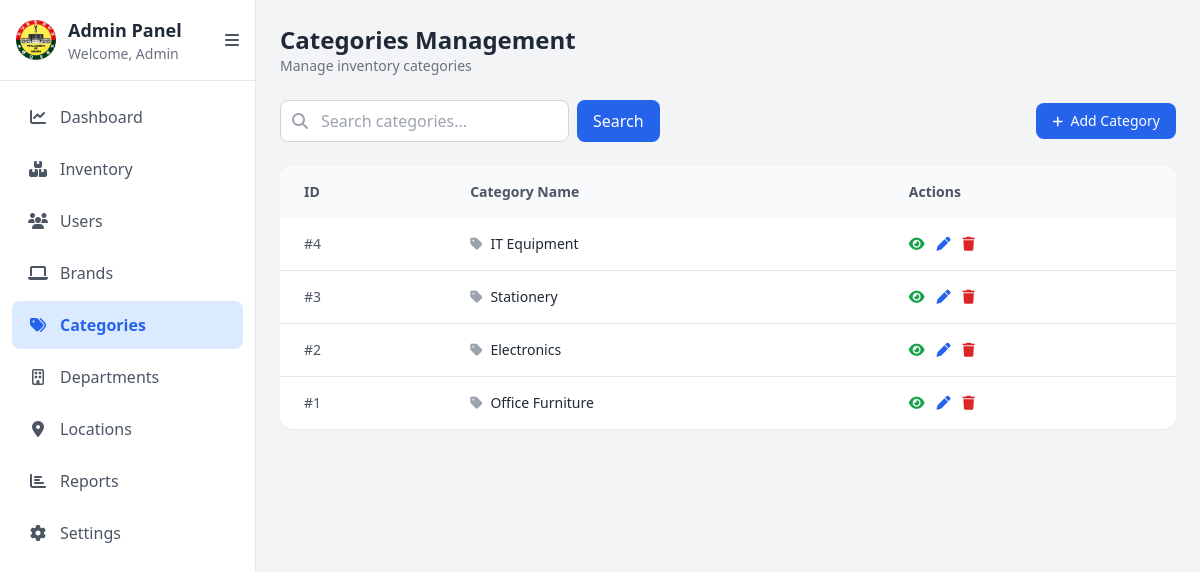
/categories.php, run on the app's committed database.
### tables this page shows
CREATE TABLE IF NOT EXISTS categories (
    id INT AUTO_INCREMENT PRIMARY KEY,
    category_name VARCHAR(100) NOT NULL,
    description TEXT,
    created_at TIMESTAMP DEFAULT CURRENT_TIMESTAMP
);

### categories.php (the view, shortened to what this page needs)
<?php
$db = new Database();
$conn = $db->getConnection();
$search = trim($_GET['search'] ?? '');
$page = max(1, (int) ($_GET['page'] ?? 1));
$perPage = 10;
$offset = ($page - 1) * $perPage;
$sql = "SELECT * FROM categories";
$params = [];
$types = "";
$sql .= " ORDER BY id DESC LIMIT ? OFFSET ?";
$params[] = $perPage;
$params[] = $offset;
$types .= "ii";
$stmt = $conn->prepare($sql);
$stmt->bind_param($types, ...$params);
$stmt->execute();
$result = $stmt->get_result();
$categories = $result->fetch_all(MYSQLI_ASSOC);
?>
<!DOCTYPE html>
<html lang="en">
<head>
    <script src="https://cdn.tailwindcss.com"></script>
    <link rel="stylesheet" href="https://cdnjs.cloudflare.com/ajax/libs/font-awesome/6.5.1/css/all.min.css">
</head>
<body class="bg-gray-100">
    <?php include 'sidebar.php'; ?>
    <main id="mainContent" class="p-6">
        <div class="flex justify-between items-center mb-6">
            <div>
                <h1 class="text-2xl font-bold text-gray-800">Categories Management</h1>
                <p class="text-gray-500 text-sm">Manage inventory categories</p>
            </div>
        </div>
        <div class="flex flex-wrap justify-between items-center gap-3 mb-6">
            <form class="flex gap-2" method="GET">
                <div class="relative">
                    <i class="fas fa-search absolute left-3 top-1/2 transform -translate-y-1/2 text-gray-400"></i>
                    <input name="search" value="<?= htmlspecialchars($search) ?>" placeholder="Search categories..."
                        class="pl-10 pr-4 py-2 border border-gray-300 rounded-lg focus:outline-none focus:ring-2 focus:ring-blue-500">
                </div>
                <button type="submit" class="px-4 py-2 bg-blue-600 text-white rounded-lg hover:bg-blue-700 transition">
                    Search
                </button>
            </form>
            <button onclick="openAddModal()"
                class="px-4 py-2 text-sm bg-blue-600 text-white rounded-lg hover:bg-blue-700 transition">
                <i class="fa fa-plus text-xs mr-1"></i> Add Category
            </button>
        </div>
        <div class="bg-white rounded-xl shadow-sm overflow-hidden">
            <div class="overflow-x-auto">
                <table class="w-full text-sm">
                    <thead class="bg-gray-50">
                        <tr class="text-left text-gray-600">
                            <th class="px-6 py-4 font-semibold">ID</th>
                            <th class="px-6 py-4 font-semibold">Category Name</th>
                            <th class="px-6 py-4 font-semibold">Actions</th>
                        </tr>
                    </thead>
                    <tbody class="divide-y divide-gray-200">
                        <?php if ($categories): ?>
                            <?php foreach ($categories as $cat): ?>
                                <tr class="hover:bg-gray-50 transition">
                                    <td class="px-6 py-4 text-gray-600">#<?= $cat['id'] ?></td>
                                    <td class="px-6 py-4 font-medium text-gray-800">
                                        <i
                                            class="fas fa-tag text-gray-400 mr-2"></i><?= htmlspecialchars($cat['category_name']) ?>
                                    </td>
                                    <td class="px-6 py-4">
                                        <div class="flex gap-3">
                                            <button onclick='openViewModal(<?= json_encode($cat) ?>)'
                                                class="text-green-600 hover:text-green-800 transition">
                                                <i class="fa fa-eye"></i>
                                            </button>
                                            <button onclick='openEditModal(<?= json_encode($cat) ?>)'
                                                class="text-blue-600 hover:text-blue-800 transition">
                                                <i class="fa fa-pen"></i>
                                            </button>
                                            <a href="?delete=<?= $cat['id'] ?>"
                                                onclick="return confirm('Delete this category?')"
                                                class="text-red-600 hover:text-red-800 transition">
                                                <i class="fa fa-trash"></i>
                                            </a>
                                        </div>
                                    </td>
                                </tr>
                            <?php endforeach; ?>
                        <?php endif; ?>
                    </tbody>
                </table>
            </div>
        </div>
    </main>
</body>
</html>

### sidebar.php (style rules this page uses)
#mainContent { margin-left: 16rem; transition: margin-left 0.3s ease; }

### data on the page
categories: id "4", category_name "IT Equipment"
categories: id "3", category_name "Stationery"
categories: id "2", category_name "Electronics"
categories: id "1", category_name "Office Furniture"

### other printed values
$_SESSION['full_name'] "Admin"
